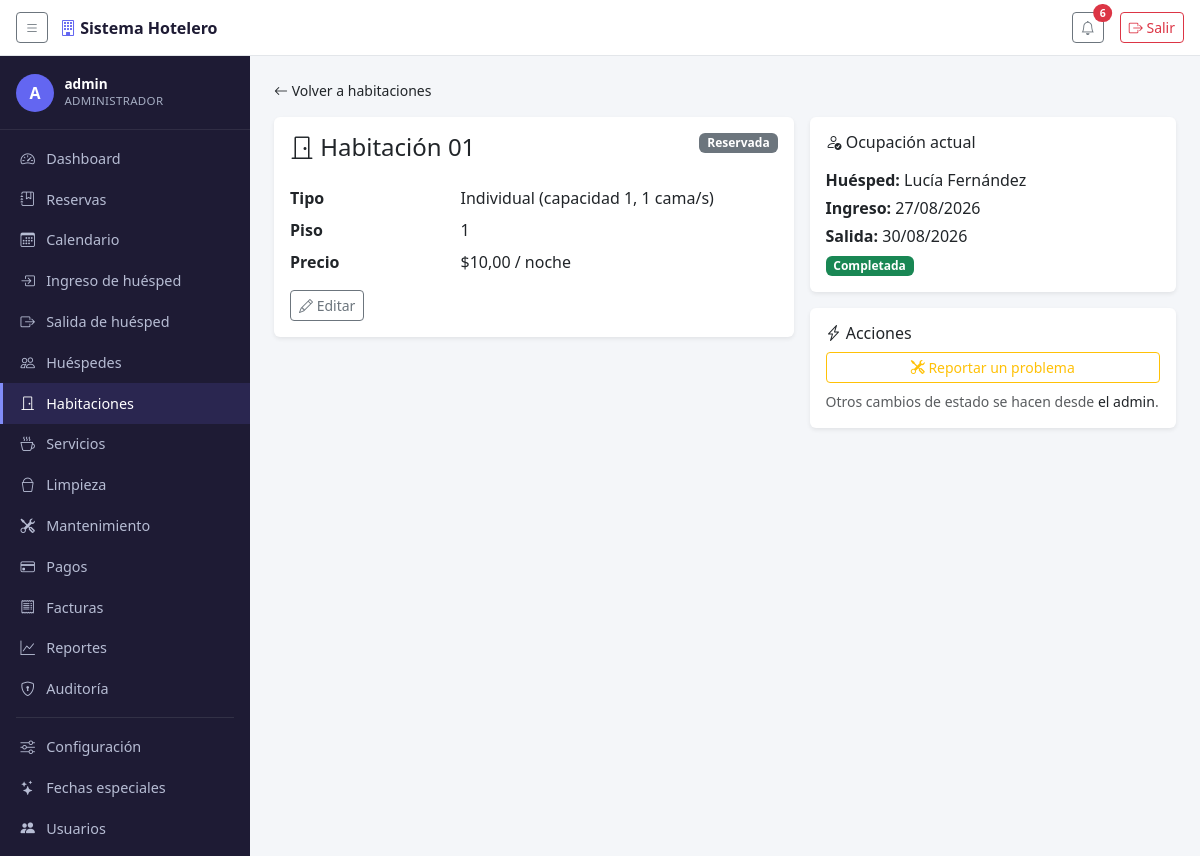
/habitaciones/H-101/ (signed in), run on the app's committed database.
### reservas/models.py (models this page shows, shortened)
class Habitacion(models.Model):
    codigo = models.CharField(max_length=100, primary_key=True)
    numero = models.CharField(max_length=10, unique=True)
    tipo = models.ForeignKey(TipoHabitacion, on_delete=models.PROTECT, related_name='habitaciones')
    precio = models.DecimalField(
        max_digits=10, decimal_places=2,
        help_text=(
            'Precio por noche que paga el huésped, IVA incluido (sección 31). '
            'Si se deja en blanco se usa el del tipo.'
        ),
    )
    estado = models.CharField(max_length=20, choices=ESTADOS_HABITACION, default='Disponible')
    piso = models.CharField(max_length=10, null=True, blank=True)
    descripcion = models.TextField(null=True, blank=True)
    caracteristicas = models.TextField(
        null=True, blank=True,
        help_text='Ej: vista al mar, balcón, aire acondicionado (texto libre por ahora).',
    )
    imagen = models.ImageField(upload_to='habitaciones/', null=True, blank=True)
    class Meta:
        ordering = ['numero']
    def reserva_actual(self):
        hoy = date.today()
        return self.reserva_set.filter(
            fecha_ingreso__lte=hoy, fecha_salida__gt=hoy, cancelada_en__isnull=True,
        ).first()

class TipoHabitacion(models.Model):
    nombre = models.CharField(max_length=50, unique=True)
    descripcion = models.TextField(blank=True)
    capacidad = models.PositiveSmallIntegerField(default=1, help_text='Huéspedes máximos')
    precio_base = models.DecimalField(
        max_digits=10, decimal_places=2,
        help_text='Precio de referencia por noche, IVA incluido (sección 31).',
    )
    camas = models.PositiveSmallIntegerField(default=1)
    servicios_incluidos = models.TextField(
        blank=True,
        help_text='Lista libre por ahora (ej: "wifi, desayuno"); se formaliza en el módulo de Servicios.',
    )
    class Meta:
        ordering = ['precio_base']

class Reserva(models.Model):
    cliente = models.ForeignKey(Cliente, on_delete=models.RESTRICT)
    habitacion = models.ForeignKey(Habitacion, on_delete=models.CASCADE)
    fecha_ingreso = models.DateField()
    fecha_salida = models.DateField()
    creada_en = models.DateTimeField(auto_now_add=True, null=True)
    check_in_at = models.DateTimeField(null=True, blank=True)
    check_out_at = models.DateTimeField(null=True, blank=True)
    cancelada_en = models.DateTimeField(null=True, blank=True)
    motivo_cancelacion = models.TextField(blank=True)
    class Meta:
        ordering = ['-fecha_ingreso']
        constraints = [
            models.CheckConstraint(
                check=Q(fecha_salida__gt=models.F('fecha_ingreso')),
                name='reserva_fecha_salida_posterior_a_ingreso',
            ),
        ]
    def duracion(self):
        return (self.fecha_salida - self.fecha_ingreso).days
    def temporada_especial(self):
        return FechaEspecial.objects.filter(
            activo=True, fecha_inicio__lte=self.fecha_salida, fecha_fin__gte=self.fecha_ingreso,
        ).order_by('-fecha_inicio').first()
    def costo(self):
        base = self.habitacion.precio * self.duracion()
        temporada = self.temporada_especial()
        if temporada and temporada.porcentaje_ajuste:
            factor = Decimal('1') + (temporada.porcentaje_ajuste / Decimal('100'))
            base = (base * factor).quantize(Decimal('0.01'))
        return base
    def total_consumos(self):
        return self.consumos.aggregate(t=Sum('subtotal'))['t'] or 0
    def total_con_iva(self):
        return self.costo() + self.total_consumos()
    def total_pagado(self):
        return self.pagos.aggregate(t=Sum('monto'))['t'] or 0
    def saldo_pendiente(self):
        total = self.factura.total if hasattr(self, 'factura') else self.total_con_iva()
        return total - self.total_pagado()
    def puede_hacer_checkin(self):
        return self.check_in_at is None
    def puede_hacer_checkout(self):
        return self.check_in_at is not None and self.check_out_at is None
    def esta_cancelada(self):
        return self.cancelada_en is not None
    def estado_display(self):
        if self.esta_cancelada():
            return 'Cancelada'
        if self.check_out_at:
            return 'Completada'
        if self.check_in_at:
            return 'Alojado'
        if self.es_no_show():
            return 'No-show'
        return 'Confirmada'

class Cliente(models.Model):
    cedula = models.CharField(
        max_length=13, primary_key=True, verbose_name='N.º de documento',
        help_text='Cédula (10 dígitos) o RUC (13 dígitos) según el tipo elegido abajo.',
    )
    tipo_documento = models.CharField(max_length=20, choices=TIPOS_DOCUMENTO, default='Cedula')
    nombre = models.CharField(max_length=50)
    apellido = models.CharField(max_length=50)
    telefono = models.CharField(
        max_length=10, validators=[validar_telefono_ecuador],
        help_text='10 dígitos, empieza con 0 (ej. 0991234567).',
    )
    correo = models.EmailField()
    direccion = models.CharField(max_length=100, null=True, blank=True)
    nacionalidad = models.CharField(max_length=50, null=True, blank=True)
    observaciones = models.TextField(null=True, blank=True)
    class Meta:
        ordering = ['apellido', 'nombre']
    def nombre_completo(self):
        return f'{self.nombre} {self.apellido}'

### reservas/views.py (the view)
# urls.py: path('habitaciones/<str:codigo>/', views.habitacion_detalle, name='habitacion_detalle'),
@permission_required('reservas.view_habitacion', raise_exception=True)
def habitacion_detalle(request, codigo):
    habitacion = get_object_or_404(Habitacion.objects.select_related('tipo'), pk=codigo)
    contexto = {
        'seccion': 'habitaciones',
        'habitacion': habitacion,
        'reserva_actual': habitacion.reserva_actual() if request.user.has_perm('reservas.view_reserva') else None,
    }
    if request.user.has_perm('reservas.view_incidencia'):
        contexto['incidencias_abiertas'] = habitacion.incidencias.exclude(estado='Cerrado')
    return render(request, 'reservas/habitacion_detalle.html', contexto)

### reservas/templates/reservas/habitacion_detalle.html (shortened to what this page needs)
{% extends "base.html" %}
{% load reservas_extras %}
{% block content %}
<nav class="mb-3 small">
  <a href="{% url 'habitaciones_grid' %}"><i class="bi bi-arrow-left"></i> Volver a habitaciones</a>
</nav>
<div class="row g-3">
  <div class="col-md-7">
    <div class="card border-0 shadow-sm">
      <div class="card-body">
        <div class="d-flex justify-content-between align-items-start">
          <h1 class="h4"><i class="bi bi-door-closed"></i> Habitación {{ habitacion.numero }}</h1>
          <span class="badge text-bg-secondary">{{ habitacion.estado }}</span>
        </div>
        <dl class="row mb-0 mt-3">
          <dt class="col-sm-4">Tipo</dt>
          <dd class="col-sm-8">{{ habitacion.tipo.nombre }} (capacidad {{ habitacion.tipo.capacidad }}, {{ habitacion.tipo.camas }} cama/s)</dd>
          <dt class="col-sm-4">Piso</dt>
          <dd class="col-sm-8">{{ habitacion.piso|default:"—" }}</dd>
          <dt class="col-sm-4">Precio</dt>
          <dd class="col-sm-8">${{ habitacion.precio }} / noche</dd>
        </dl>
        {% if perms.reservas.change_habitacion %}
        <a href="/admin/reservas/habitacion/{{ habitacion.codigo|urlencode }}/change/" class="btn btn-sm btn-outline-secondary mt-2">
          <i class="bi bi-pencil"></i> Editar
        </a>
        {% endif %}
      </div>
    </div>
  </div>
  <div class="col-md-5">
    <div class="card border-0 shadow-sm">
      <div class="card-body">
        <h2 class="h6 mb-3"><i class="bi bi-person-check"></i> Ocupación actual</h2>
        {% if reserva_actual %}
          <p class="mb-1"><strong>Huésped:</strong>
            <a href="{% url 'huesped_detalle' reserva_actual.cliente.cedula %}">
              {{ reserva_actual.cliente.nombre_completo }}
            </a>
          </p>
          <p class="mb-1"><strong>Ingreso:</strong> {{ reserva_actual.fecha_ingreso|date:"d/m/Y" }}</p>
          <p class="mb-1"><strong>Salida:</strong> {{ reserva_actual.fecha_salida|date:"d/m/Y" }}</p>
          <span class="badge text-bg-{{ reserva_actual.estado_display|estado_reserva_badge }}">{{ reserva_actual.estado_display }}</span>
        {% elif perms.reservas.view_reserva %}
          <p class="text-muted small mb-0">No hay una reserva activa para hoy en esta habitación.</p>
        {% else %}
          <p class="text-muted small mb-0">No tenés permiso para ver reservas.</p>
        {% endif %}
      </div>
    </div>
    <div class="card border-0 shadow-sm mt-3">
      <div class="card-body">
        <h2 class="h6 mb-2"><i class="bi bi-lightning-charge"></i> Acciones</h2>
        {% if perms.reservas.add_incidencia %}
        <a href="{% url 'mantenimiento_lista' %}" class="btn btn-sm btn-outline-warning w-100 mb-2">
          <i class="bi bi-tools"></i> Reportar un problema
        </a>
        {% endif %}
        <p class="text-muted small mb-0">
          Otros cambios de estado se hacen desde
          {% if perms.reservas.change_habitacion %}
          <a href="/admin/reservas/habitacion/{{ habitacion.codigo|urlencode }}/change/">el admin</a>.
          {% else %}
          el admin (no tenés permiso para editar).
          {% endif %}
        </p>
      </div>
    </div>
  </div>
</div>
{% endblock %}

### reservas/templates/base.html (shortened to what this page needs)
{% load static %}
<!DOCTYPE html>
<html lang="es">
<head>
<link href="https://cdn.jsdelivr.net/npm/bootstrap@5.3.3/dist/css/bootstrap.min.css" rel="stylesheet">
<link href="https://cdn.jsdelivr.net/npm/bootstrap-icons@1.11.3/font/bootstrap-icons.css" rel="stylesheet">
</head>
<body>
<header class="topbar">
  <button class="btn btn-sm btn-outline-secondary" id="toggle-sidebar" type="button" aria-label="Mostrar/ocultar menú">
    <i class="bi bi-list"></i>
  </button>
  <span class="brand"><i class="bi bi-building"></i> Sistema Hotelero</span>
  <div class="ms-auto d-flex align-items-center gap-3">
    {% if request.user.is_authenticated %}
    <div class="dropdown">
      <button class="btn btn-sm btn-outline-secondary position-relative" type="button" data-bs-toggle="dropdown" aria-expanded="false">
        <i class="bi bi-bell"></i>
        {% if notificaciones_count %}
        <span class="position-absolute top-0 start-100 translate-middle badge rounded-pill bg-danger">
          {{ notificaciones_count }}
        </span>
        {% endif %}
      </button>
    </div>
    {% endif %}
    <form method="post" action="{% url 'logout' %}" class="m-0">
      <button type="submit" class="btn btn-sm btn-outline-danger">
        <i class="bi bi-box-arrow-right"></i> Salir
      </button>
    </form>
  </div>
</header>
<nav class="sidebar" id="sidebar">
  {% if request.user.is_authenticated %}
  <div class="sidebar-usuario">
    <div class="avatar">{{ request.user.get_username|slice:":1"|upper }}</div>
    <div>
      <div class="nombre">{{ request.user.get_username }}</div>
      <div class="rol">
        {% if request.user.is_superuser %}Administrador{% else %}{{ request.user.groups.first.name|default:"Usuario" }}{% endif %}
      </div>
    </div>
  </div>
  {% endif %}
  <ul class="nav flex-column py-2">
    <li class="nav-item">
      <a class="nav-link {% if seccion == 'dashboard' %}active{% endif %}" href="{% url 'dashboard' %}">
        <i class="bi bi-speedometer2"></i> Dashboard
      </a>
    </li>
    {% if perms.reservas.view_reserva %}
    <li class="nav-item">
      <a class="nav-link {% if seccion == 'reservas' %}active{% endif %}" href="{% url 'reservas_lista' %}">
        <i class="bi bi-journal-bookmark"></i> Reservas
      </a>
    </li>
    <li class="nav-item">
      <a class="nav-link {% if seccion == 'calendario' %}active{% endif %}" href="{% url 'calendario' %}">
        <i class="bi bi-calendar3"></i> Calendario
      </a>
    </li>
    {% endif %}
    {% if perms.reservas.change_reserva %}
    <li class="nav-item">
      <a class="nav-link {% if seccion == 'checkin' %}active{% endif %}" href="{% url 'checkin_lista' %}">
        <i class="bi bi-box-arrow-in-right"></i> Ingreso de huésped
      </a>
    </li>
    <li class="nav-item">
      <a class="nav-link {% if seccion == 'checkout' %}active{% endif %}" href="{% url 'checkout_lista' %}">
        <i class="bi bi-box-arrow-right"></i> Salida de huésped
      </a>
    </li>
    {% endif %}
    {% if perms.reservas.view_cliente %}
    <li class="nav-item">
      <a class="nav-link {% if seccion == 'huespedes' %}active{% endif %}" href="{% url 'huespedes_lista' %}">
        <i class="bi bi-people"></i> Huéspedes
      </a>
    </li>
    {% endif %}
    {% if perms.reservas.view_habitacion %}
    <li class="nav-item">
      <a class="nav-link {% if seccion == 'habitaciones' %}active{% endif %}" href="{% url 'habitaciones_grid' %}">
        <i class="bi bi-door-closed"></i> Habitaciones
      </a>
    </li>
    {% endif %}
    {% if perms.reservas.view_servicio %}
    <li class="nav-item">
      <a class="nav-link" href="/admin/reservas/servicio/">
        <i class="bi bi-cup-hot"></i> Servicios
      </a>
    </li>
    {% endif %}
    {% if perms.reservas.view_tarealimpieza %}
    <li class="nav-item">
      <a class="nav-link {% if seccion == 'limpieza' %}active{% endif %}" href="{% url 'limpieza_lista' %}">
        <i class="bi bi-bucket"></i> Limpieza
      </a>
    </li>
    {% endif %}
    {% if perms.reservas.view_incidencia %}
    <li class="nav-item">
      <a class="nav-link {% if seccion == 'mantenimiento' %}active{% endif %}" href="{% url 'mantenimiento_lista' %}">
        <i class="bi bi-tools"></i> Mantenimiento
      </a>
    </li>
    {% endif %}
    {% if perms.reservas.view_pago %}
    <li class="nav-item">
      <a class="nav-link {% if seccion == 'pagos' %}active{% endif %}" href="{% url 'pagos_lista' %}">
        <i class="bi bi-credit-card"></i> Pagos
      </a>
    </li>
    {% endif %}
    {% if perms.reservas.view_factura %}
    <li class="nav-item">
      <a class="nav-link {% if seccion == 'facturas' %}active{% endif %}" href="{% url 'facturas_lista' %}">
        <i class="bi bi-receipt"></i> Facturas
      </a>
    </li>
    {% endif %}
    <li class="nav-item">
      <a class="nav-link {% if seccion == 'reportes' %}active{% endif %}" href="{% url 'reportes_lista' %}">
        <i class="bi bi-graph-up"></i> Reportes
      </a>
    </li>
    {% if perms.reservas.view_auditlog %}
    <li class="nav-item">
      <a class="nav-link {% if seccion == 'auditoria' %}active{% endif %}" href="{% url 'auditoria_lista' %}">
        <i class="bi bi-shield-lock"></i> Auditoría
      </a>
    </li>
    {% endif %}
    <li><hr class="text-secondary my-2 mx-3"></li>
    {% if perms.reservas.view_configuracionhotel %}
    <li class="nav-item">
      <a class="nav-link {% if seccion == 'configuracion' %}active{% endif %}" href="{% url 'configuracion' %}">
        <i class="bi bi-sliders"></i> Configuración
      </a>
    </li>
    {% endif %}
    {% if perms.reservas.view_fechaespecial %}
    <li class="nav-item">
      <a class="nav-link {% if seccion == 'fechas_especiales' %}active{% endif %}" href="{% url 'fechas_especiales_lista' %}">
        <i class="bi bi-stars"></i> Fechas especiales
      </a>
    </li>
    {% endif %}
    {% if request.user.is_superuser %}
    <li class="nav-item">
      <a class="nav-link {% if seccion == 'usuarios' %}active{% endif %}" href="{% url 'usuarios_lista' %}">
        <i class="bi bi-people-fill"></i> Usuarios
      </a>
    </li>
    {% endif %}
    <li><hr class="text-secondary my-2 mx-3"></li>
  </ul>
</nav>
<main class="contenido" id="contenido">
  {% block content %}{% endblock %}
</main>
</body>
</html>

### data on the page
Habitacion: numero "01", estado "Reservada", tipo.nombre "Individual", tipo.capacidad "1", tipo.camas "1", piso "1", precio "10,00"
Reserva: cliente.nombre_completo "Lucía Fernández", fecha_ingreso "27/08/2026", fecha_salida "30/08/2026", estado_display "Completada"

### other printed values
{{ notificaciones_count }} "6"
{{ request.user.get_username|slice:":1"|upper }} "A"
{{ request.user.get_username }} "admin"
